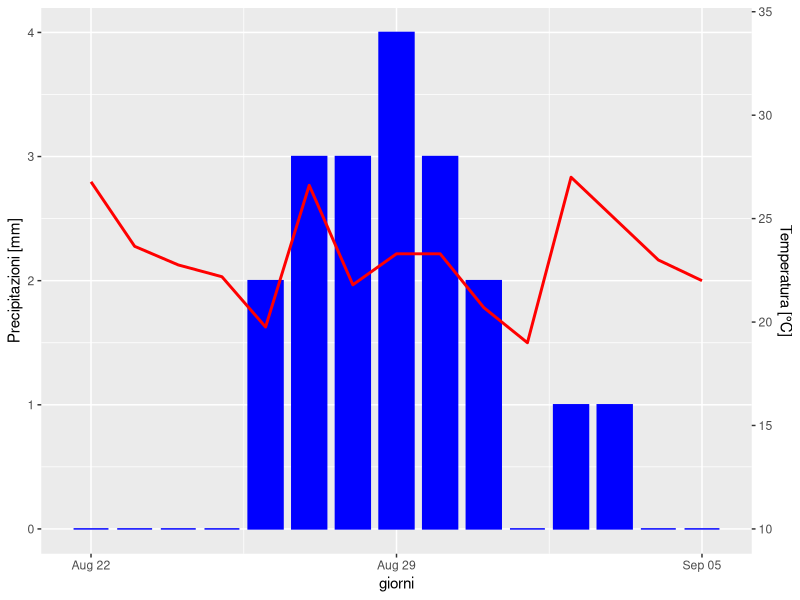

This figure's R source:
pdf("climatico.pdf")
df <- as.data.frame(c('2022-08-22', '2022-08-23', '2022-08-24', '2022-08-25', '2022-08-26','2022-08-27','2022-08-28','2022-08-29','2022-08-30','2022-08-31','2022-09-01','2022-09-02','2022-09-03','2022-09-04','2022-09-05'))
colnames(df) <- c("giorni")
df$celsius <- c(26.78,23.66,22.76,22.19,19.76,26.61,21.8,23.3,23.3,20.7,19,27,25,23,22)
df$prec_mm <- c(0,0,0,0,2,3,3,4,3,2,0,1,1,0,0)
df$giorni<-as.Date.character(df$giorni)
library(ggplot2)
ggplot(data = df,aes(x = giorni, y = prec_mm, group = 1)) +
	 geom_bar(stat = "identity", color="blue", fill="blue", width =0.8) +
	 geom_line(mapping = aes(y = (celsius-10)/6), color="red", size=1) + # Scale data to match desired scale
	 scale_y_continuous("Precipitazioni [mm]",
         sec.axis = sec_axis(~ (.*6)+10, name = "Temperatura [°C]"))
	 dev.off()
